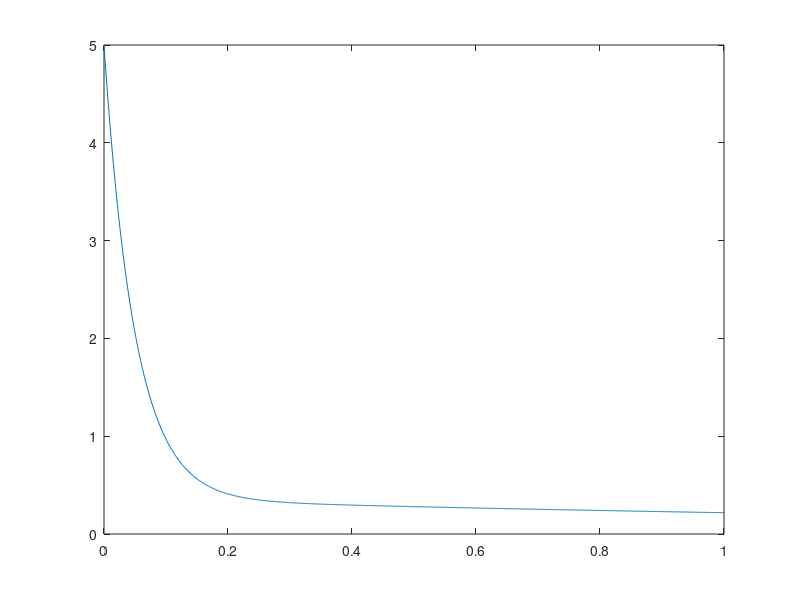

Source code (MATLAB): (Note: this script raises an error after producing the figure.)
f = @(y,t)-20*y + 7*exp(-0.5*t);
y0 = 5;
t0 = 0;
h = 0.001;

y_chinhxac = @(t)5*exp(-20*t)+(7/19.5)*(exp(-0.5*t)-exp(-20*t));   % chinh xac
x = 0:h:1;
y_cx = feval(y_chinhxac,x);
plot(x,y_cx);
hold on;

%Forwward Euler
for t = t0:h:t1;
  Y = y0 + h*feval(f,y0,t);
  plot(t,Y,'r*');
  y0 = Y;
end

%Runge Kutta bac 2
y0 = 5;
for t = t0:h:t1
  k1 = h*feval(f,y0,t);
  k2 = h*feval(f,y0+k1,t+h);
  Y1 = y0 + 1/2*(k1+k2);
  plot(t,Y1,'y*');
  y0 = Y1;
end

%Runge Kutta bac 3
y0 = 5;
for t = t0:h:t1
  k1 = h*feval(f,y0,t);
  k2 = h*feval(f,y0+1/2*k1,t+1/2*h);
  k3 = h*feval(f,y0-k1+2*k2,t+h);
  Y2 = y0 + 1/6*(k1+4*k2+k3);
  plot(t,Y2,'b*');
  y0 = Y2;
end

%Runge Kutta bac 4
y0 = 5;
for t = t0:h:t1
  k1 = h*feval(f,y0,t);
  k2 = h*feval(f,y0+1/3*k1,t+1/3*h);
  k3 = h*feval(f,y0+1/3*k1+1/3*k2,t+2/3*h);
  k4 = h*feval(f,y0+k1-k2+k3,t+h);
  Y3 = y0 + 1/8*(k1+3*k2+3*k3+k4);
  plot(t,Y3,'g*');
  y0 = Y3;
end

